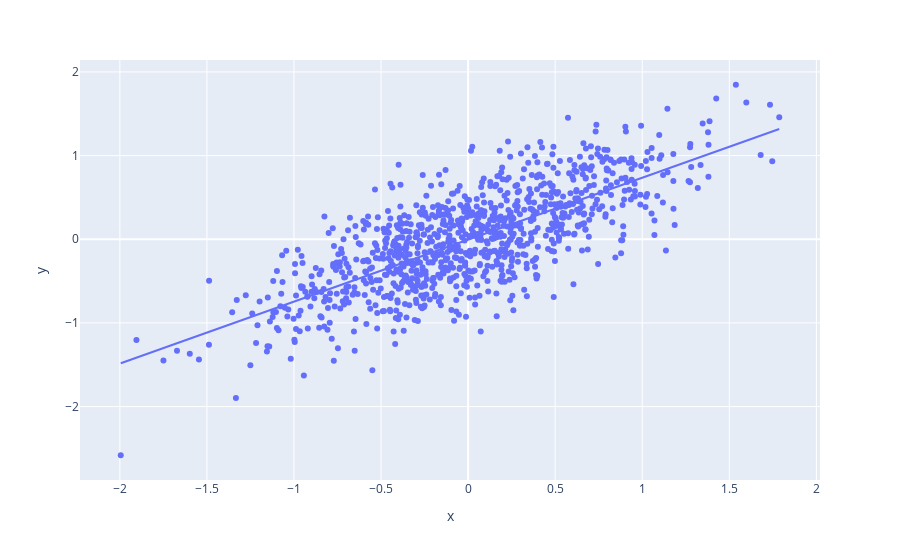

Notebook code for this chart:
### Markdown cell above
> #### Correlations
> ... are ways of quantifying the joint distribution of the data. Which in this case point out that there is a relationship between **x** and **y**

### Code cell
print( pearsonr( x, y ) )
px.scatter( x = x, y = y, trendline= 'ols' )

### Figure 1 — Plotly figure (JSON) as saved in the notebook; plotly's stock layout.template omitted (floating-point values rounded to 4 significant figures; data arrays with more than 128 entries replaced by an {"elided": "..."} marker saying what was removed)
{"data": [{"hovertemplate": "x=%{x}<br>y=%{y}<extra></extra>", "legendgroup": "", "marker": {"color": "#636efa", "symbol": "circle"}, "mode": "markers", "name": "", "orientation": "v", "showlegend": false, "type": "scatter", "x": {"elided": "1000 float values"}, "xaxis": "x", "y": {"elided": "1000 float values"}, "yaxis": "y"}, {"hovertemplate": "<b>OLS trendline</b><br>y = 0.740393 * x + -0.00498181<br>R<sup>2</sup>=0.545327<br><br>x=%{x}<br>y=%{y} <b>(trend)</b><extra></extra>", "legendgroup": "", "marker": {"color": "#636efa", "symbol": "circle"}, "mode": "lines", "name": "", "showlegend": false, "type": "scatter", "x": {"elided": "1000 float values"}, "xaxis": "x", "y": {"elided": "1000 float values"}, "yaxis": "y"}], "layout": {"autosize": true, "legend": {"tracegroupgap": 0}, "margin": {"t": 60}, "xaxis": {"anchor": "y", "autorange": true, "domain": [0, 1], "range": [-2.22, 2.012], "title": {"text": "x"}, "type": "linear"}, "yaxis": {"anchor": "x", "autorange": true, "domain": [0, 1], "range": [-2.925, 2.19], "title": {"text": "y"}, "type": "linear"}}}
